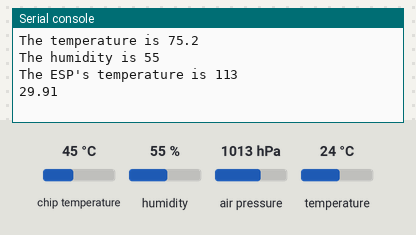
This program was run on a simulated ESP32 board running MicroPython. Parts: the last lines printed to the serial console. The inputs (shaded band) are chosen by the test bench; at power-on: chip temperature 45 °C, humidity 55 %, air pressure 1013 hPa, temperature 24 °C.

Above: at 1.2 s.
1.3 s: chip temperature set to 21 °C
At 2.6 s:
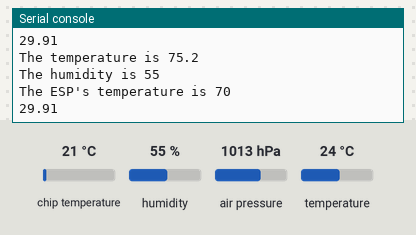
4.0 s: humidity set to 22 %
At 5.0 s:
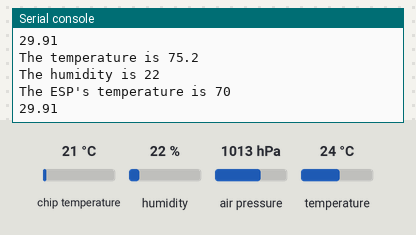
6.7 s: air pressure set to 952 hPa
At 8.6 s:
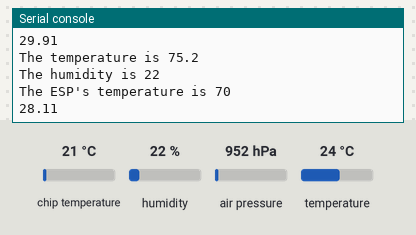
9.4 s: temperature set to 12 °C
12.1 s: chip temperature set to 35 °C
At 13.4 s:
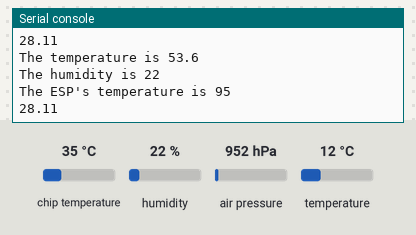
14.8 s: humidity set to 40 %
At 17.0 s:
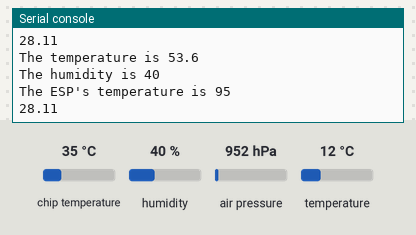
Timing chart, 0 to 18.5 s (numbered marks = the images above; inputs shaded):
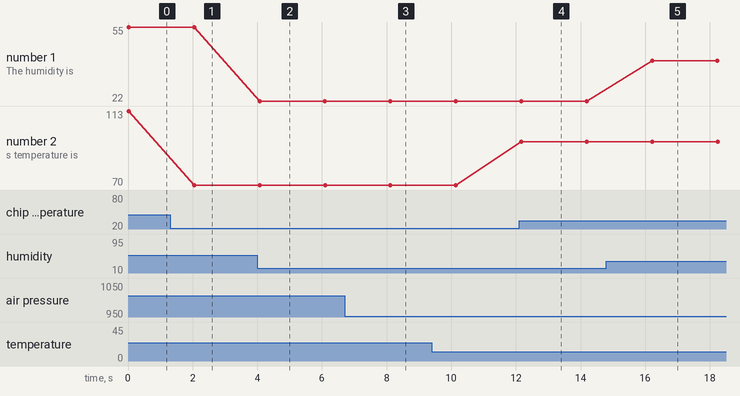

Measured:
- after the input at 1.3 s, the serial console: prints a new line after 0.75 s (image 1)
- after the input at 4.0 s, the serial console: prints a new line after 0.07 s (image 2)
- after the input at 6.7 s, the serial console: prints a new line after 1.4 s (image 3)
- after the input at 12.1 s, the serial console: prints a new line after 0.07 s (image 4)
- after the input at 14.8 s, the serial console: prints a new line after 1.4 s (image 5)
- plotted number 1: 55 → 22 after the input at 4.0 s, 22 → 40 after the input at 14.8 s
- plotted number 2: 113 → 70 after the input at 1.3 s, 70 → 95 after the input at 12.1 s

The program:

temphumpres.py
```python
import dht
import machine
import esp32
import time
from bmp180 import BMP180
from machine import SoftI2C, Pin

# create an I2C bus object accordingly to the port you are using
# bus = I2C(1, baudrate=100000)           # on pyboard
def read_pressure():
    bus =  SoftI2C(scl=Pin(22), sda=Pin(21), freq=100000)   # on esp8266
    bmp180 = BMP180(bus)
    bmp180.oversample_sett = 2
    bmp180.baseline = 101325

    # temp = bmp180.temperature
    p = bmp180.pressure
    milli = p / 100
    inhg = milli / 33.8639
    formatinhg = "{:.2f}".format(inhg)
# altitude = bmp180.altitude
    return formatinhg


while True:
    d = dht.DHT11(machine.Pin(4))
    d.measure()
    t = d.temperature()
    h = d.humidity()
    f = (t * 1.8) + 32
    espt = esp32.raw_temperature()

    print("The temperature is " + str(f))
    print("The humidity is " + str(h))
    print("The ESP's temperature is " + str(espt))
    presh = read_pressure()
    print(presh)
    time.sleep(2)
```
